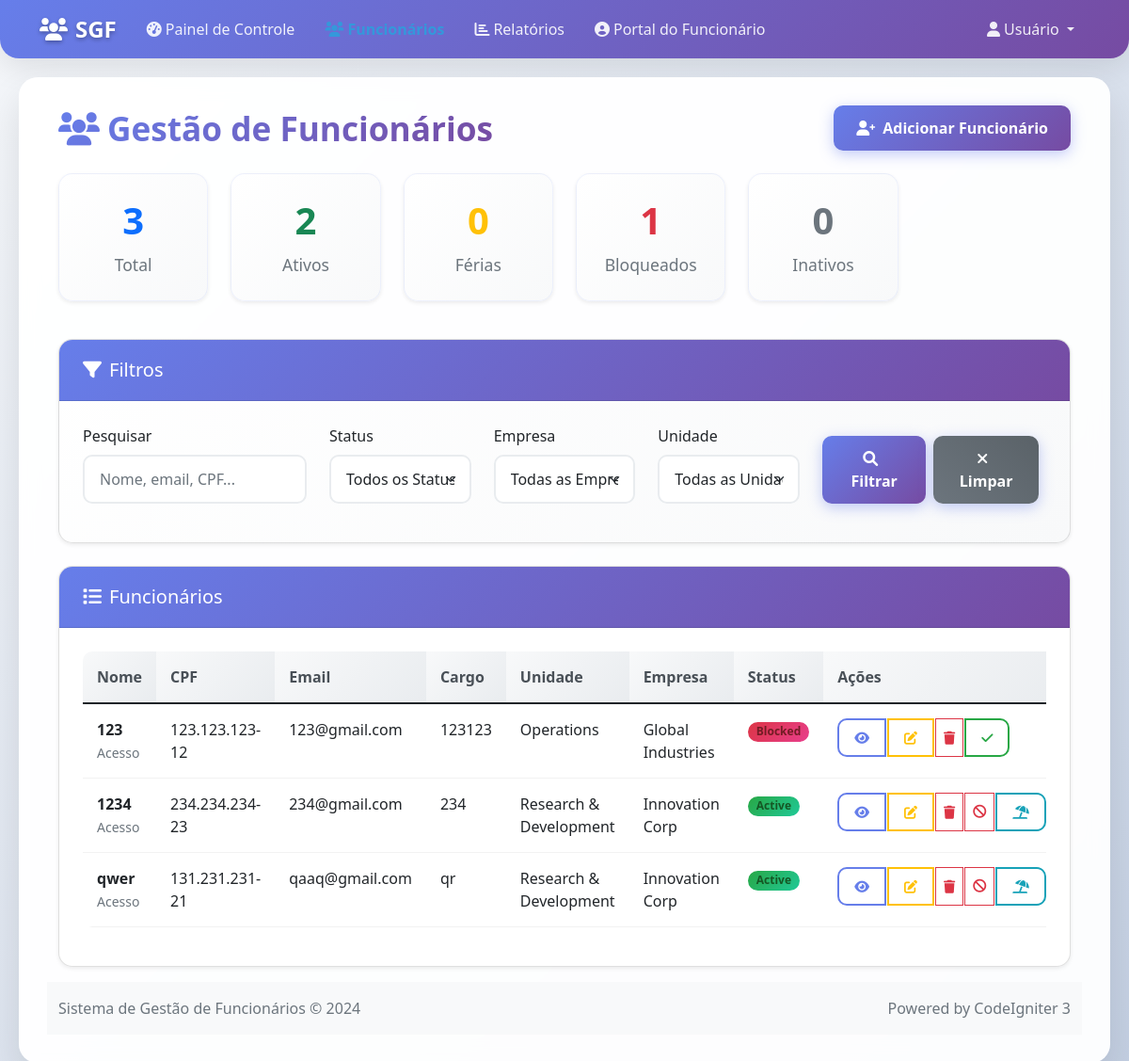
Page /index.php/employees on the earlier database version.
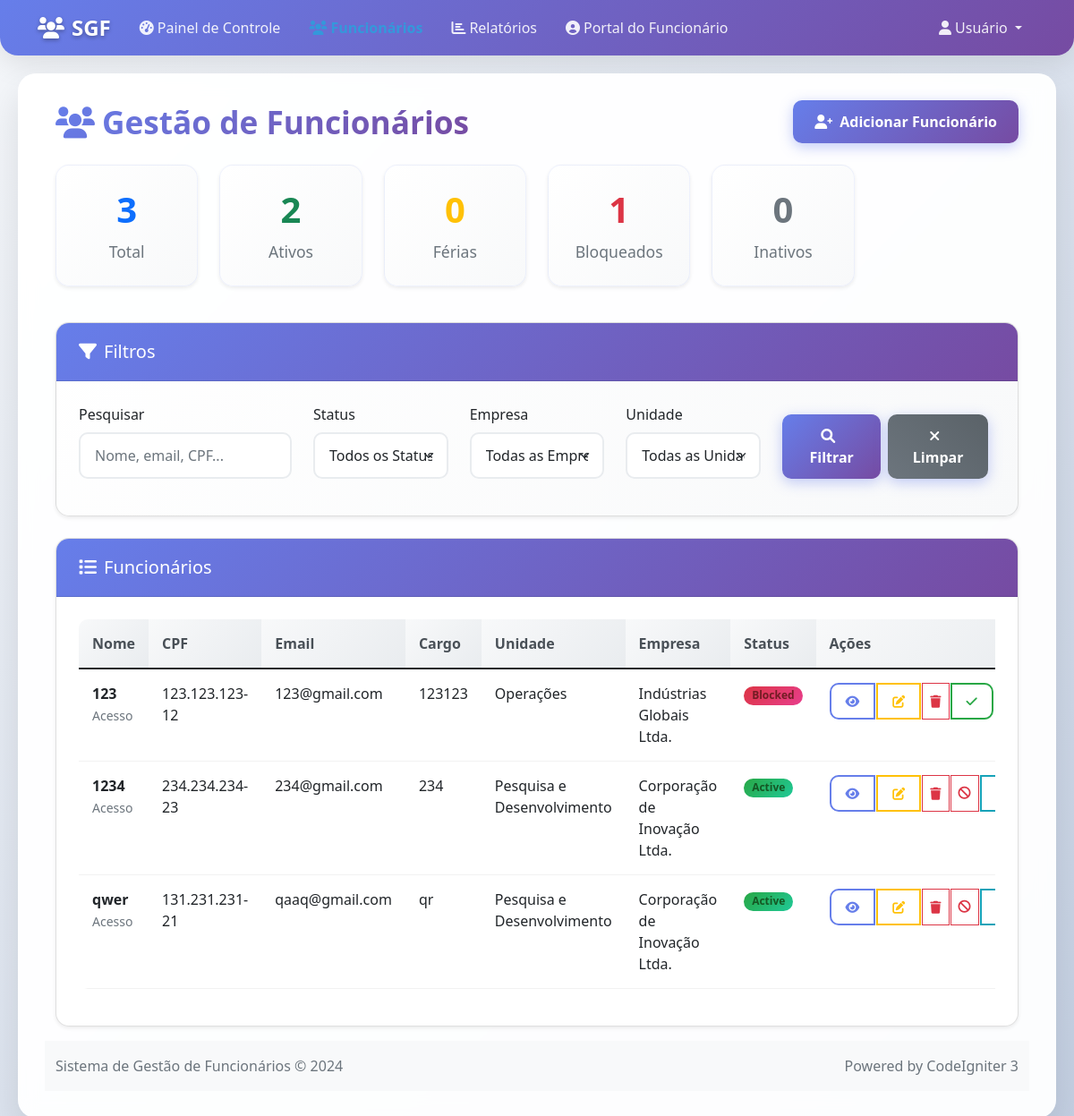
Same page on the later database version.
### tables this page shows
CREATE TABLE `employees`  (
  `id` int NOT NULL AUTO_INCREMENT,
  `cpf` varchar(14) NOT NULL,
  `name` varchar(100) NOT NULL,
  `email` varchar(100) NOT NULL,
  `phone` varchar(20) NOT NULL,
  `position` varchar(100) NOT NULL,
  `unit_id` int NOT NULL,
  `company_id` int NOT NULL,
  `access_level` enum('basic','intermediate','advanced','admin') NULL DEFAULT 'basic',
  `status` enum('active','vacation','blocked','inactive') NULL DEFAULT 'active',
  `pin_4digit` varchar(255) NOT NULL,
  `pin_6digit` varchar(255) NOT NULL,
  `photo_path` varchar(255) NULL DEFAULT NULL,
  `created_at` timestamp NOT NULL DEFAULT current_timestamp,
  `updated_at` timestamp NOT NULL DEFAULT current_timestamp ON UPDATE CURRENT_TIMESTAMP,
  PRIMARY KEY (`id`) USING BTREE,
  UNIQUE INDEX `cpf`(`cpf` ASC) USING BTREE,
  UNIQUE INDEX `email`(`email` ASC) USING BTREE,
  INDEX `unit_id`(`unit_id` ASC) USING BTREE,
  INDEX `company_id`(`company_id` ASC) USING BTREE,
  CONSTRAINT `employees_ibfk_1` FOREIGN KEY (`unit_id`) REFERENCES `units` (`id`) ON DELETE CASCADE ON UPDATE RESTRICT,
  CONSTRAINT `employees_ibfk_2` FOREIGN KEY (`company_id`) REFERENCES `companies` (`id`) ON DELETE CASCADE ON UPDATE RESTRICT
);

CREATE TABLE `units`  (
  `id` int NOT NULL AUTO_INCREMENT,
  `name` varchar(100) NOT NULL,
  `code` varchar(20) NOT NULL,
  `company_id` int NOT NULL,
  `status` enum('active','inactive') NULL DEFAULT 'active',
  `created_at` timestamp NOT NULL DEFAULT current_timestamp,
  PRIMARY KEY (`id`) USING BTREE,
  INDEX `company_id`(`company_id` ASC) USING BTREE,
  CONSTRAINT `units_ibfk_1` FOREIGN KEY (`company_id`) REFERENCES `companies` (`id`) ON DELETE CASCADE ON UPDATE RESTRICT
);

CREATE TABLE `companies`  (
  `id` int NOT NULL AUTO_INCREMENT,
  `name` varchar(100) NOT NULL,
  `code` varchar(20) NOT NULL,
  `status` enum('active','inactive') NULL DEFAULT 'active',
  `created_at` timestamp NOT NULL DEFAULT current_timestamp,
  PRIMARY KEY (`id`) USING BTREE,
  UNIQUE INDEX `code`(`code` ASC) USING BTREE
);

### application/controllers/Employees.php (called while the page is built, shortened)
<?php
class Employees extends CI_Controller {
    public function __construct() {
        $this->load->library('session');
        $this->load->library('form_validation');
        $this->load->model('Employee_model');
    }
    public function index() {
        $filters = array();
        $data['employees'] = $this->Employee_model->get_employees($filters);
        $data['stats'] = $this->Employee_model->get_employee_stats();
        $data['companies'] = $this->Employee_model->get_companies();
        $data['units'] = $this->Employee_model->get_units();
        $data['filters'] = $filters;
        $data['title'] = 'Employee Management';
        $this->load->view('templates/header', $data);
        $this->load->view('employees/index', $data);
        $this->load->view('templates/footer');
    }
}

### index.php (called while the page is built, shortened)
<?php
require_once BASEPATH.'core/CodeIgniter.php';

### application/models/Employee_model.php (called while the page is built, shortened)
<?php
class Employee_model extends CI_Model {
    public function get_employees($filters = array()) {
        $this->db->select('e.*, u.name as unit_name, c.name as company_name');
        $this->db->from('employees e');
        $this->db->join('units u', 'u.id = e.unit_id');
        $this->db->join('companies c', 'c.id = e.company_id');
        $this->db->order_by('e.name', 'ASC');
        $query = $this->db->get();
        return $query->result();
    }
    public function get_employee_stats() {
        $stats = array();
        $this->db->select('COUNT(*) as total');
        $query = $this->db->get('employees');
        $stats['total'] = $query->row()->total;
        $this->db->select('COUNT(*) as active');
        $this->db->where('status', 'active');
        $query = $this->db->get('employees');
        $stats['active'] = $query->row()->active;
        $this->db->select('COUNT(*) as vacation');
        $this->db->where('status', 'vacation');
        $query = $this->db->get('employees');
        $stats['vacation'] = $query->row()->vacation;
        $this->db->select('COUNT(*) as blocked');
        $this->db->where('status', 'blocked');
        $query = $this->db->get('employees');
        $stats['blocked'] = $query->row()->blocked;
        $this->db->select('COUNT(*) as inactive');
        $this->db->where('status', 'inactive');
        $query = $this->db->get('employees');
        $stats['inactive'] = $query->row()->inactive;
        return $stats;
    }
    public function get_companies() {
        $this->db->where('status', 'active');
        $this->db->order_by('name', 'ASC');
        $query = $this->db->get('companies');
        return $query->result();
    }
    public function get_units($company_id = null) {
        $this->db->where('status', 'active');
        $this->db->order_by('name', 'ASC');
        $query = $this->db->get('units');
        return $query->result();
    }
}

### application/views/employees/index.php (the view, shortened to what the rows shown need)
<div class="row">
    <div class="col-12">
        <div class="d-flex justify-content-between align-items-center mb-4">
            <h1 class="h3 mb-0">
                <i class="fas fa-users me-2"></i>Gestão de Funcionários
            </h1>
        </div>
    </div>
</div>
<div class="card">
    <div class="card-body">
        <?php if (empty($employees)): ?>
            <div class="text-center py-4">
                <i class="fas fa-users fa-3x text-muted mb-3"></i>
                <h5 class="text-muted">Nenhum funcionário encontrado</h5>
                <p class="text-muted">Tente ajustar seus filtros ou adicione um novo funcionário.</p>
            </div>
        <?php else: ?>
            <div class="table-responsive">
                <table class="table table-hover">
                    <thead>
                        <tr>
                            <th>Nome</th>
                            <th>CPF</th>
                            <th>Email</th>
                            <th>Cargo</th>
                            <th>Unidade</th>
                            <th>Empresa</th>
                            <th>Status</th>
                            <th>Ações</th>
                        </tr>
                    </thead>
                    <tbody>
                        <?php foreach ($employees as $employee): ?>
                            <tr>
                                <td>
                                    <strong><?php echo $employee->name; ?></strong>
                                    <br><small class="text-muted"><?php echo ucfirst($employee->access_level); ?> Acesso</small>
                                </td>
                                <td><?php echo $employee->cpf; ?></td>
                                <td><?php echo $employee->email; ?></td>
                                <td><?php echo $employee->position; ?></td>
                                <td><?php echo $employee->unit_name; ?></td>
                                <td><?php echo $employee->company_name; ?></td>
                                <td>
                                    <span class="badge status-<?php echo $employee->status; ?>">
                                        <?php echo ucfirst($employee->status); ?>
                                    </span>
                                </td>
                                <td>
                                    <div class="btn-group" role="group">
                                        <a href="/employees/view/<?php echo $employee->id; ?>" class="btn btn-sm btn-outline-primary" title="Visualizar">
                                            <i class="fas fa-eye"></i>
                                        </a>
                                        <a href="/employees/edit/<?php echo $employee->id; ?>" class="btn btn-sm btn-outline-warning" title="Editar">
                                            <i class="fas fa-edit"></i>
                                        </a>
                                        <button type="button" class="btn btn-sm btn-outline-danger" title="Excluir"
                                                onclick="showDeleteModalAjax(<?php echo $employee->id; ?>)">
                                            <i class="fas fa-trash"></i>
                                        </button>
                                        <?php if ($employee->status === 'active'): ?>
                                            <a href="/employees/block/<?php echo $employee->id; ?>" class="btn btn-sm btn-outline-danger pt-2" title="Bloquear">
                                                <i class="fas fa-ban"></i>
                                            </a>
                                            <a href="/employees/vacation/<?php echo $employee->id; ?>" class="btn btn-sm btn-outline-info" title="Definir Férias">
                                                <i class="fas fa-umbrella-beach"></i>
                                            </a>
                                        <?php elseif ($employee->status === 'blocked'): ?>
                                            <a href="/employees/unblock/<?php echo $employee->id; ?>" class="btn btn-sm btn-outline-success" title="Desbloquear">
                                                <i class="fas fa-check"></i>
                                            </a>
                                        <?php elseif ($employee->status === 'vacation'): ?>
                                            <a href="/employees/end_vacation/<?php echo $employee->id; ?>" class="btn btn-sm btn-outline-success" title="Encerrar Férias">
                                                <i class="fas fa-undo"></i>
                                            </a>
                                        <?php endif; ?>
                                    </div>
                                </td>
                            </tr>
                        <?php endforeach; ?>
                    </tbody>
                </table>
            </div>
        <?php endif; ?>
    </div>
</div>

Differences in the rows shown:
changed through a linked row, employees "123@gmail.com": unit.name "Operations" → "Operações"; company.name "Global Industries" → "Indústrias Globais Ltda."
changed through a linked row, employees "234@gmail.com": unit.name "Research & Development" → "Pesquisa e Desenvolvimento"; company.name "Innovation Corp" → "Corporação de Inovação Ltda."
changed through a linked row, employees "qwer": unit.name "Research & Development" → "Pesquisa e Desenvolvimento"; company.name "Innovation Corp" → "Corporação de Inovação Ltda."
